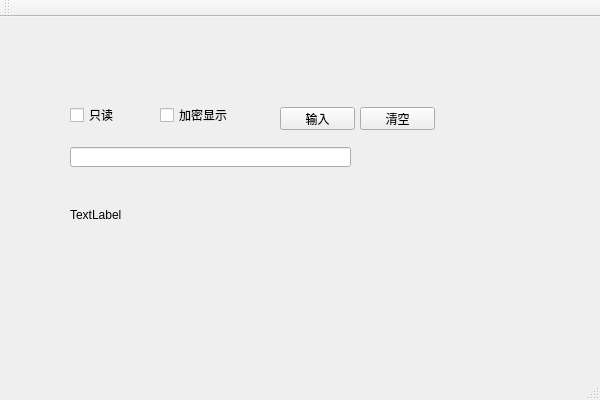
<?xml version="1.0" encoding="UTF-8"?>
<ui version="4.0">
 <class>Widget1Class</class>
 <widget class="QMainWindow" name="Widget1Class">
  <property name="geometry">
   <rect>
    <x>0</x>
    <y>0</y>
    <width>600</width>
    <height>400</height>
   </rect>
  </property>
  <property name="windowTitle">
   <string>Widget1</string>
  </property>
  <widget class="QWidget" name="centralWidget">
   <widget class="QCheckBox" name="checkBox">
    <property name="geometry">
     <rect>
      <x>70</x>
      <y>90</y>
      <width>71</width>
      <height>16</height>
     </rect>
    </property>
    <property name="text">
     <string>只读</string>
    </property>
   </widget>
   <widget class="QCheckBox" name="checkBox_2">
    <property name="geometry">
     <rect>
      <x>160</x>
      <y>90</y>
      <width>71</width>
      <height>16</height>
     </rect>
    </property>
    <property name="text">
     <string>加密显示</string>
    </property>
   </widget>
   <widget class="QPushButton" name="pushButton">
    <property name="geometry">
     <rect>
      <x>280</x>
      <y>90</y>
      <width>75</width>
      <height>23</height>
     </rect>
    </property>
    <property name="text">
     <string>输入</string>
    </property>
   </widget>
   <widget class="QLineEdit" name="lineEdit">
    <property name="geometry">
     <rect>
      <x>70</x>
      <y>130</y>
      <width>281</width>
      <height>20</height>
     </rect>
    </property>
   </widget>
   <widget class="QLabel" name="label">
    <property name="geometry">
     <rect>
      <x>70</x>
      <y>190</y>
      <width>281</width>
      <height>16</height>
     </rect>
    </property>
    <property name="text">
     <string>TextLabel</string>
    </property>
   </widget>
   <widget class="QPushButton" name="btnClear">
    <property name="geometry">
     <rect>
      <x>360</x>
      <y>90</y>
      <width>75</width>
      <height>23</height>
     </rect>
    </property>
    <property name="text">
     <string>清空</string>
    </property>
   </widget>
  </widget>
  <widget class="QMenuBar" name="menuBar">
   <property name="geometry">
    <rect>
     <x>0</x>
     <y>0</y>
     <width>600</width>
     <height>23</height>
    </rect>
   </property>
  </widget>
  <widget class="QToolBar" name="mainToolBar">
   <attribute name="toolBarArea">
    <enum>TopToolBarArea</enum>
   </attribute>
   <attribute name="toolBarBreak">
    <bool>false</bool>
   </attribute>
  </widget>
  <widget class="QStatusBar" name="statusBar"/>
 </widget>
 <layoutdefault spacing="6" margin="11"/>
 <resources>
  <include location="widget1.qrc"/>
 </resources>
 <connections>
  <connection>
   <sender>btnClear</sender>
   <signal>clicked()</signal>
   <receiver>Widget1Class</receiver>
   <slot>on_btnClear_clicked()</slot>
   <hints>
    <hint type="sourcelabel">
     <x>400</x>
     <y>135</y>
    </hint>
    <hint type="destinationlabel">
     <x>451</x>
     <y>70</y>
    </hint>
   </hints>
  </connection>
 </connections>
 <slots>
  <slot>on_btnClear_clicked()</slot>
 </slots>
</ui>
